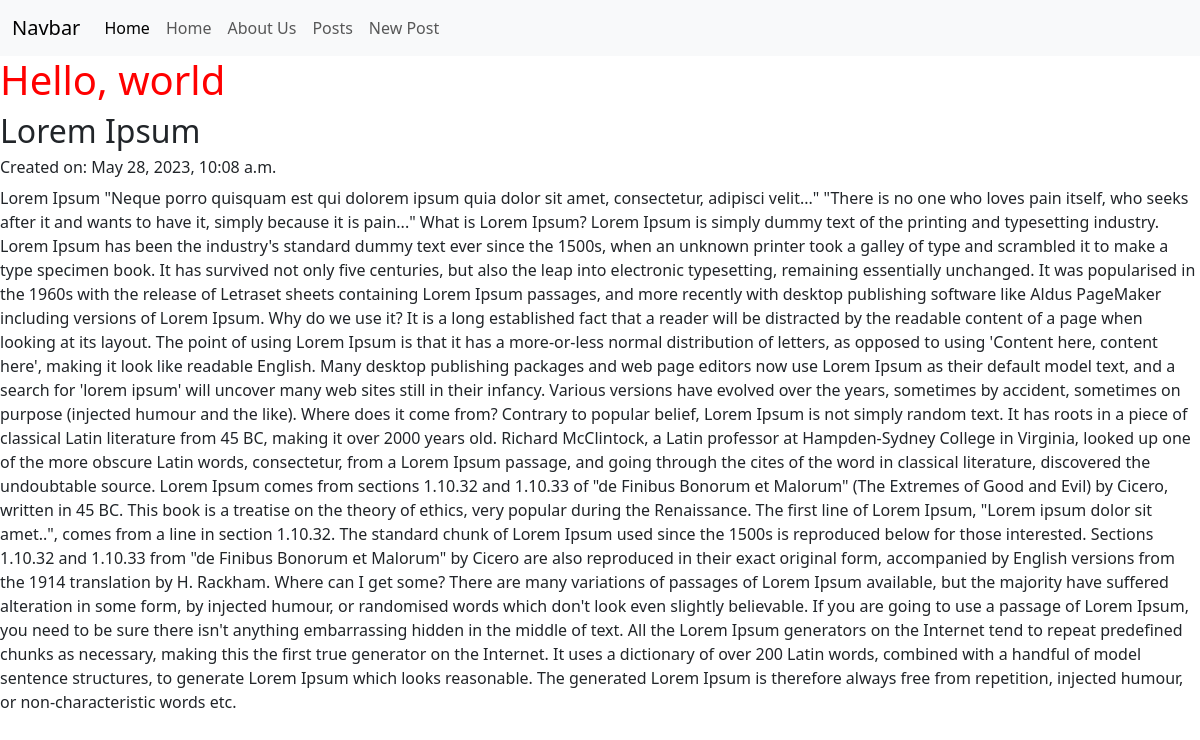
The app's page /posts/1/ with its own data.
### posts/models.py (models this page shows, shortened)
class Post(models.Model):                                                      # inheritance
    title = models.CharField(max_length=128)                                   # composition
    subtitle = models.CharField(max_length=256)
    body = models.TextField()
    created_on = models.DateTimeField(auto_now_add=True)

### posts/views.py (the view)
# urls.py: path("<int:pk>/", views.PostDetailView.as_view(), name="detail"),
class PostDetailView(DetailView):
    template_name = "posts/detail.html"
    model = Post

### templates/posts/detail.html (shortened to what this page needs)
{% extends 'base.html' %}
{% block content %}
<h1>{{ post.title }}</h1>
<h2>{{ post.subtitle}}</h2>
<h6>Created on: {{ post.created_on }}</h6>
<p>{{ post.body }}</p>
{% endblock content %}

### static/css/base.css (style rules this page uses)
h1 { color: red; }

### records on screen
Post: title "Hello, world", subtitle "Lorem Ipsum", created_on "May 28, 2023, 10:08 a.m.", body "Lorem Ipsum \"Neque porro quisquam est qui dolorem ipsum quia dolor sit amet, consectetur, adipisci velit...\" \"There is no one who loves pain itself, who seeks after it and wants to have it, simply because it is pain...\" What is Lorem Ipsum? Lorem Ipsum is simply dummy text of the printing and typesetting industry. Lorem Ipsum has been the industry's standard dummy text ever since the 1500s, when an unknown printer took a galley of type and scrambled it to make a type specimen book. It has survived not only five centuries, but also the leap into electronic typesetting, remaining essentially unchanged. It was popularised in the 1960s with the release of Letraset sheets containing Lorem Ipsum…"
